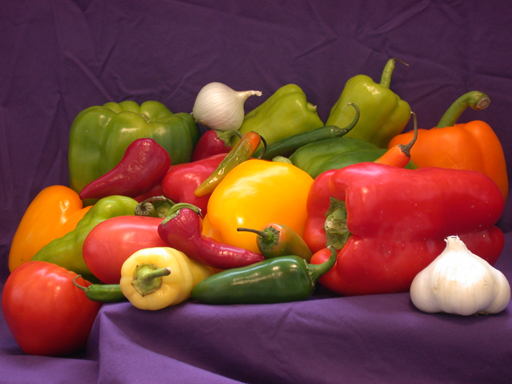
%> input picture sample_images/peppers.png, 512 x 384 px
$ octave --eval "result = intensitySlicing(imread('../sample_images/peppers.png'));"   (GNU Octave 9; MATLAB toolbox functions it lacks are replaced by stand-ins)
%> lines starting %> are read from the running program, lines starting %| are printed output that depends on the picture
### core/toDouble.m
function D = toDouble(I)
%TODOUBLE Convert an image of any class to double in the range [0,1].
%   Equivalent to im2double, written in base MATLAB:
%     uint8   0..255   -> 0..1
%     uint16  0..65535 -> 0..1
%     logical          -> 0 or 1
%     double/single    -> unchanged (assumed already in [0,1])

if isa(I, 'double')
    D = I;
elseif isa(I, 'single') || islogical(I)
    D = double(I);
elseif isinteger(I)
    lo = double(intmin(class(I)));
%> lo = 0
    hi = double(intmax(class(I)));
%> hi = 255
    D = (double(I) - lo) / (hi - lo);
else
    error('ImageLab:invalidImage', 'Unsupported image class "%s".', class(I));
end
end

### core/toGray.m
function G = toGray(I)
%TOGRAY Convert an RGB image to grayscale (double, [0,1]).
%   Uses the ITU-R BT.601 luminance weights, the same weights as rgb2gray:
%       Y = 0.2989 R + 0.5870 G + 0.1140 B
%   Grayscale input is returned unchanged (converted to double).

I = toDouble(I);
if size(I, 3) == 3
    G = 0.298936021293775 * I(:,:,1) + ...
        0.587043074451121 * I(:,:,2) + ...
        0.114020904255103 * I(:,:,3);
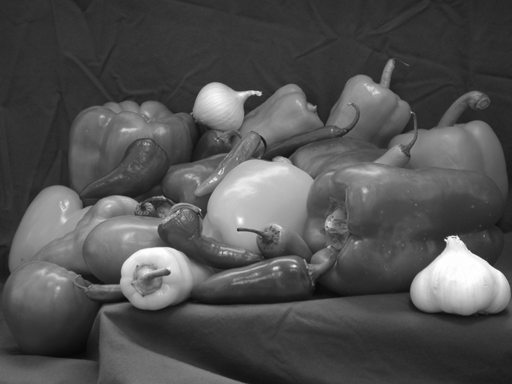
%> G: size 384x512 double; min 0.0301, max 1, mean 0.32
else
    G = I(:,:,1);
end
end

### color/intensitySlicing.m
function [J, colors, edges] = intensitySlicing(I, nSlices, mapName)
%INTENSITYSLICING Pseudocolour by intensity (density) slicing.
%   [J, colors, edges] = intensitySlicing(I, nSlices, mapName)
%   The grey-level range is cut by nSlices - 1 planes into nSlices equal
%   intervals, and every interval gets its own colour:
%       f(x,y) = c_k   if  l_(k-1) <= f(x,y) < l_k
%   mapName: 'jet' | 'hot' | 'parula' | 'hsv' | 'cool' (base MATLAB colormaps)
%
%   People can tell apart thousands of colours but only a few dozen grey
%   levels, so slicing reveals small intensity differences (X-ray
%   inspection, rainfall and temperature maps).
%       imshow(G, []); colormap(jet(n))      % display equivalent

if nargin < 2 || isempty(nSlices), nSlices = 8; end
if nargin < 3 || isempty(mapName), mapName = 'jet'; end
nSlices = max(2, min(64, round(nSlices)));
if ~any(strcmpi(mapName, {'jet', 'hot', 'parula', 'hsv', 'cool'}))
    error('ImageLab:invalidParameter', 'Unknown colour map "%s".', mapName);
end
colors = feval(lower(mapName), nSlices);
G = toGray(I);
edges = (0:nSlices) / nSlices;
k = min(floor(G * nSlices) + 1, nSlices);         % slice index of every pixel
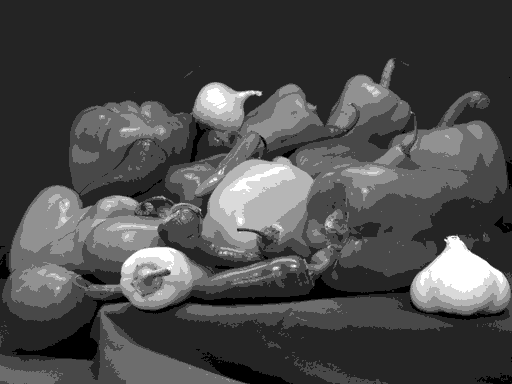
%> k: size 384x512 double; min 1, max 8, mean 3.04; drawn with min black and max white
J = reshape(colors(k(:), :), [size(G) 3]);
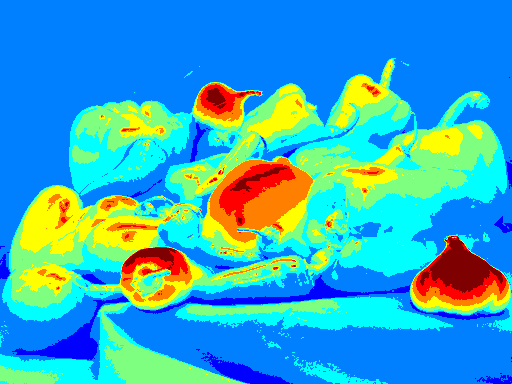
%> J: size 384x512x3 double; mean R, G, B 0.222, 0.666, 0.77
end
